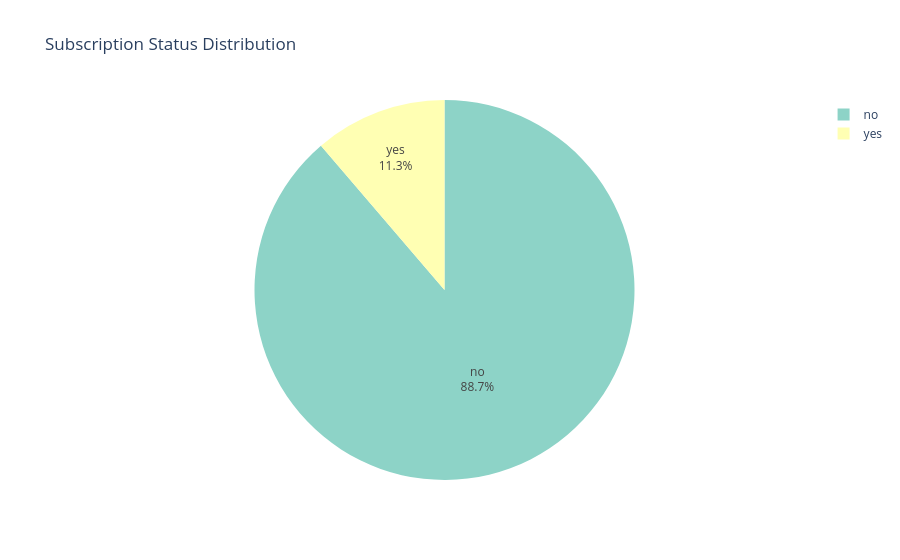

Here is the notebook cell this chart was saved with:
### Code cell
# Check target variable distribution
subscription_counts = df['Subscription Status'].value_counts()
subscription_percents = (subscription_counts / len(df) * 100).round(2)

fig = px.pie(values=subscription_counts, names=subscription_counts.index, 
             title='Subscription Status Distribution',
             labels={'label': 'Subscription Status', 'value': 'Count'},
             color_discrete_sequence=px.colors.qualitative.Set3)

fig.update_traces(textinfo='percent+label', 
                  hovertemplate='%{label}<br>Count: %{value}<br>Percentage: %{percent}')
fig.show()

print(f"Class Imbalance Ratio: {subscription_percents['no']:.2f}% (no) vs {subscription_percents['yes']:.2f}% (yes)")

### Figure 1 — Plotly figure (JSON) as saved in the notebook; plotly's stock layout.template omitted (floating-point values rounded to 4 significant figures)
{"data": [{"domain": {"x": [0, 1], "y": [0, 1]}, "hovertemplate": "%{label}<br>Count: %{value}<br>Percentage: %{percent}", "labels": ["no", "yes"], "legendgroup": "", "name": "", "showlegend": true, "textinfo": "percent+label", "type": "pie", "values": [36548, 4640]}], "layout": {"legend": {"tracegroupgap": 0}, "piecolorway": ["rgb(141,211,199)", "rgb(255,255,179)", "rgb(190,186,218)", "rgb(251,128,114)", "rgb(128,177,211)", "rgb(253,180,98)", "rgb(179,222,105)", "rgb(252,205,229)", "rgb(217,217,217)", "rgb(188,128,189)", "rgb(204,235,197)", "rgb(255,237,111)"], "title": {"text": "Subscription Status Distribution"}}}
